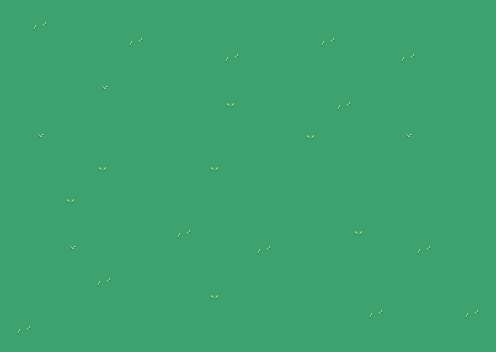

A 2D game scene composited from a Tiled map and its tileset images. What follows is a short description and the map's XML, with every tile layer's data as written:
An orthogonal 31x22 tile map with 16x16 px tiles, 1 tile layer (Level).

<map version="1.4" tiledversion="1.4.2" orientation="orthogonal" renderorder="right-down" compressionlevel="0" width="31" height="22" tilewidth="16" tileheight="16" infinite="0" backgroundcolor="#7F8093" nextlayerid="4" nextobjectid="1"><tileset firstgid="1" name="Floor_tileset" tilewidth="16" tileheight="16" tilecount="24" columns="4" objectalignment="topleft" margin="0" spacing="0"><image source="../../../images/floor-tileset.png" width="64" height="96" /></tileset><layer id="1" name="Level" width="31" height="22" opacity="1"><data encoding="csv">4,4,4,4,4,4,4,4,4,4,4,4,4,4,4,4,4,4,4,4,4,4,4,4,4,4,4,4,4,4,4,4,4,3,4,4,4,4,4,4,4,4,4,4,4,4,4,4,4,4,4,4,4,4,4,4,4,4,4,4,4,4,4,4,4,4,4,4,4,4,3,4,4,4,4,4,4,4,4,4,4,4,3,4,4,4,4,4,4,4,4,4,4,4,4,4,4,4,4,4,4,4,4,4,4,4,4,3,4,4,4,4,4,4,4,4,4,4,3,4,4,4,4,4,4,4,4,4,4,4,4,4,4,4,4,4,4,4,4,4,4,4,4,4,4,4,4,4,4,4,4,4,4,4,4,4,4,4,4,4,4,1,4,4,4,4,4,4,4,4,4,4,4,4,4,4,4,4,4,4,4,4,4,4,4,4,4,4,4,4,4,4,4,4,4,4,4,4,4,4,2,4,4,4,4,4,4,3,4,4,4,4,4,4,4,4,4,4,4,4,4,4,4,4,4,4,4,4,4,4,4,4,4,4,4,4,4,4,4,4,4,4,4,4,4,4,4,4,4,4,1,4,4,4,4,4,4,4,4,4,4,4,4,4,4,4,4,2,4,4,4,4,4,1,4,4,4,4,4,4,4,4,4,4,4,4,4,4,4,4,4,4,4,4,4,4,4,4,4,4,4,4,4,4,4,4,4,4,4,4,4,4,4,4,4,4,2,4,4,4,4,4,4,2,4,4,4,4,4,4,4,4,4,4,4,4,4,4,4,4,4,4,4,4,4,4,4,4,4,4,4,4,4,4,4,4,4,4,4,4,4,4,4,4,4,4,4,4,4,4,4,4,4,4,4,4,2,4,4,4,4,4,4,4,4,4,4,4,4,4,4,4,4,4,4,4,4,4,4,4,4,4,4,4,4,4,4,4,4,4,4,4,4,4,4,4,4,4,4,4,4,4,4,4,4,4,4,4,4,4,4,4,4,4,4,4,4,4,4,4,4,4,4,4,4,3,4,4,4,4,4,4,4,4,4,4,2,4,4,4,4,4,4,4,4,4,4,4,4,1,4,4,4,4,4,4,4,4,4,4,4,3,4,4,4,4,4,4,4,4,4,3,4,4,4,4,4,4,4,4,4,4,4,4,4,4,4,4,4,4,4,4,4,4,4,4,4,4,4,4,4,4,4,4,4,4,4,4,4,4,4,4,4,3,4,4,4,4,4,4,4,4,4,4,4,4,4,4,4,4,4,4,4,4,4,4,4,4,4,4,4,4,4,4,4,4,4,4,4,4,4,2,4,4,4,4,4,4,4,4,4,4,4,4,4,4,4,4,4,4,4,4,4,4,4,4,4,4,4,4,4,4,4,4,4,4,4,4,4,4,4,4,3,4,4,4,4,4,3,4,4,3,4,4,4,4,4,4,4,4,4,4,4,4,4,4,4,4,4,4,4,4,4,4,4,4,4,4,4,4,4,4,4,4,4,4,4,4,4,4,4,4,4,4,4,4,4,4,4,4,4,4,4,4,4,4,4,4,4,4,4,4</data></layer><objectgroup id="2" name="Enemy" /><objectgroup id="3" name="Event" /></map>
